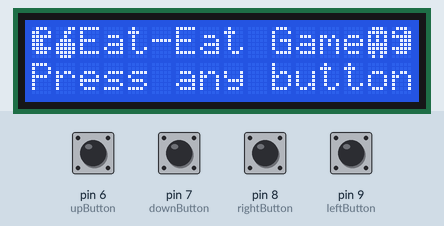
Recording of a program running on a simulated Arduino Uno, built with avr-gcc and run on an emulated ATmega328P. Shown: 16×2 character LCD. Inputs (shaded band) come from the test bench; at power-on: pin 6 (upButton), pin 7 (downButton), pin 8 (rightButton), pin 9 (leftButton) LOW. Random numbers use the default seed unless the program sets one.

Above: at 1.2 s.
1.3 s: pin 7 (downButton) pulled HIGH for 0.15 s
At 1.4 s:
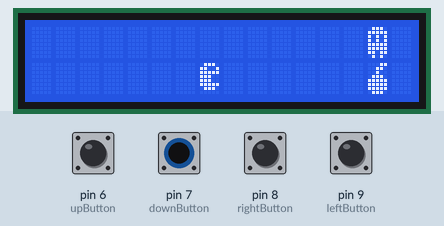
3.4 s: pin 6 (upButton) pulled HIGH for 0.15 s
At 3.6 s:
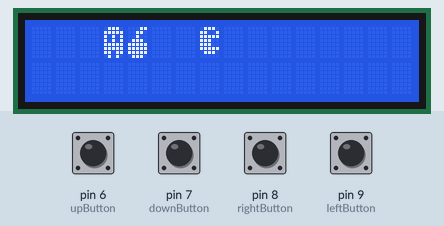
5.8 s: pin 8 (rightButton) pulled HIGH for 0.15 s
At 6.47 s:
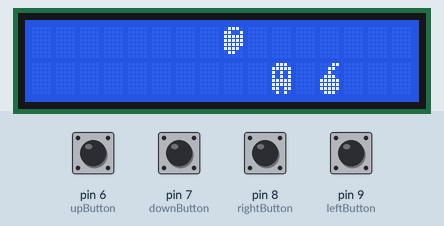
7.8 s: pin 9 (leftButton) pulled HIGH for 0.15 s
At 8.0 s:
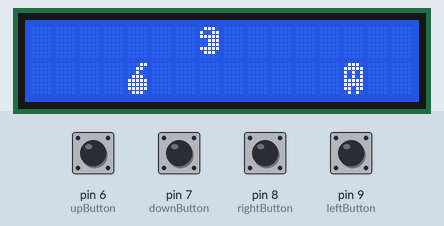
9.8 s: pin 7 (downButton) pulled HIGH for 1 s
At 10.0 s:
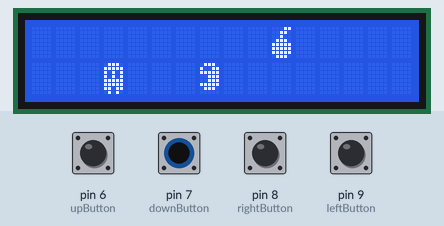
12.3 s: pin 9 (leftButton) pulled HIGH for 1 s
At 14.47 s:
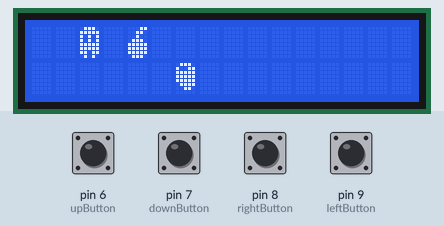

The program:

main.cpp
```cpp
#include <LiquidCrystal.h>
#include "sprites.h"
#include <stdint.h>

#define upButton 6
#define downButton 7
#define leftButton 9
#define rightButton 8

LiquidCrystal lcd(12, 11, 5, 4, 3, 2);

bool start;

int lastValues[4] = {0, 0, 0, 0};

int eatEatPosition[2] = {7, 0};
int eatEatSprite = 1;

int fruitPosition[2];
int ghostPosition[2];

int fruitDirection;
int ghostDirection;

unsigned long fruitLastMoveTime = 0;
unsigned long ghostLastMoveTime = 0;

const int moveInterval = 200;

int score = 0;

void buttonPressed(int BTN);
void drawChar(int col, int row, int character);
void eatEat(int BTN);
void verifyCollision();
void showScore();
void respawn(int *positions, int &direction);
int randomBinary();
int randomZeroOrFifteen();
void automaticMovimentation(int *positions, int &direction, int sprite, unsigned long &lastMoveTime);

void setup()
{
  pinMode(upButton, INPUT);
  pinMode(downButton, INPUT);
  pinMode(leftButton, INPUT);
  pinMode(rightButton, INPUT);

  start = false;

  lcd.begin(16, 2);
  lcd.createChar(1, eatEatRightOpenedMouth);
  lcd.createChar(2, eatEatRightClosedMouth);
  lcd.createChar(3, eatEatLeftOpenedMouth);
  lcd.createChar(4, eatEatLeftClosedMouth);
  lcd.createChar(5, fruit);
  lcd.createChar(6, ghost);

  lcd.clear();

  respawn(fruitPosition, fruitDirection);
  respawn(ghostPosition, ghostDirection);

  int seed = analogRead(0) + millis();
  randomSeed(seed);
}

void loop()
{
  buttonPressed(upButton);
  buttonPressed(downButton);
  buttonPressed(leftButton);
  buttonPressed(rightButton);

  if (start)
  {
    drawChar(eatEatPosition[0], eatEatPosition[1], eatEatSprite);
    drawChar(fruitPosition[0], fruitPosition[1], 5);
    drawChar(ghostPosition[0], ghostPosition[1], 6);

    automaticMovimentation(fruitPosition, fruitDirection, 5, fruitLastMoveTime);
    automaticMovimentation(ghostPosition, ghostDirection, 6, ghostLastMoveTime);
  }
  else
  {
    lcd.setCursor(0, 0);
    lcd.write(1);
    lcd.write(5);
    lcd.print("Eat-Eat Game");
    lcd.write(6);
    lcd.write(3);
    lcd.setCursor(0, 1);
    lcd.print("Press any button");
  }
}

void buttonPressed(int BTN)
{
  int input = digitalRead(BTN);

  if (input == 1 && lastValues[BTN - 6] == 0)
  {
    lcd.clear();
    start = true;
    eatEat(BTN);
  }

  lastValues[BTN - 6] = input;
}

void drawChar(int col, int row, int character)
{
  lcd.setCursor(col, row);
  lcd.write(character);
}

void eatEat(int BTN)
{
  int specificBTN = BTN - 6;

  lcd.setCursor(eatEatPosition[0], eatEatPosition[1]);
  lcd.print(' ');

  switch (specificBTN)
  {
  case 0:
    eatEatPosition[1] = specificBTN;
    break;

  case 1:
    eatEatPosition[1] = specificBTN;
    break;

  case 2:
    if (eatEatPosition[0] < 15)
    {
      eatEatPosition[0] = eatEatPosition[0] + 1;
      switch (eatEatSprite)
      {
      case 1:
        eatEatSprite = 2;
        break;
      case 2:
        eatEatSprite = 1;
        break;
      default:
        eatEatSprite = 1;
        break;
      }
    }

    break;

  case 3:
    if (eatEatPosition[0] > 0)
    {
      eatEatPosition[0] = eatEatPosition[0] - 1;
      switch (eatEatSprite)
      {
      case 3:
        eatEatSprite = 4;
        break;
      case 4:
        eatEatSprite = 3;
        break;
      default:
        eatEatSprite = 3;
        break;
      }
    }
    break;

  default:
    break;
  }

  verifyCollision();
}

void verifyCollision()
{
  if (eatEatPosition[0] == fruitPosition[0] && eatEatPosition[1] == fruitPosition[1])
  {
    respawn(fruitPosition, fruitDirection);
    score++;
  }
  if (eatEatPosition[0] == ghostPosition[0] && eatEatPosition[1] == ghostPosition[1])
  {
    showScore();
    start = false;
  }
}

void showScore()
{
  lcd.clear();
  lcd.setCursor(3, 0);
  lcd.print("GAME OVER");
  lcd.write(6);
  lcd.setCursor(3, 1);
  lcd.print("SCORE: ");
  lcd.print(score);
  delay(4000);
}

void respawn(int *positions, int &direction)
{
  positions[0] = randomZeroOrFifteen();
  positions[1] = randomBinary();

  if (positions[0] == 0)
    direction = 1;
  else
    direction = 0;
}

int randomBinary()
{
  return random(0, 2);
}

int randomZeroOrFifteen()
{
  return random(0, 2) * 15;
}

void automaticMovimentation(int *positions, int &direction, int sprite, unsigned long &lastMoveTime)
{
  unsigned long currentMillis = millis();

  if (currentMillis - lastMoveTime >= moveInterval)
  {
    lastMoveTime = currentMillis;

    lcd.setCursor(positions[0], positions[1]);
    lcd.print(" ");

    switch (direction)
    {
    case 0:
      if (positions[0] == 0)
        respawn(positions, direction);
      else
      {
        positions[0] = positions[0] - 1;
        verifyCollision();
      }
      break;

    case 1:
      if (positions[0] == 15)
        respawn(positions, direction);
      else
      {
        positions[0] = positions[0] + 1;
        verifyCollision();
      }
      break;

    default:
      break;
    }

    lcd.setCursor(positions[0], positions[1]);
    lcd.write(sprite);
  }
}
```

sprites.h
```cpp
#ifndef SPRITES_H
#define SPRITES_H

typedef unsigned char uint8_t;

extern uint8_t eatEatRightOpenedMouth[8];
extern uint8_t eatEatRightClosedMouth[8];
extern uint8_t eatEatLeftOpenedMouth[8];
extern uint8_t eatEatLeftClosedMouth[8];
extern uint8_t fruit[8];
extern uint8_t ghost[8];

#endif
```

sprites.cpp
```cpp
#include "sprites.h"

uint8_t eatEatRightOpenedMouth[8] = {
    14,
    25,
    31,
    28,
    28,
    31,
    14,
    0};

uint8_t eatEatRightClosedMouth[8] = {
    14,
    25,
    31,
    31,
    31,
    30,
    12,
    0};

uint8_t eatEatLeftOpenedMouth[8] = {
    14,
    19,
    31,
    7,
    7,
    31,
    14,
    0};

uint8_t eatEatLeftClosedMouth[8] = {
    14,
    19,
    31,
    31,
    31,
    15,
    6,
    0};

uint8_t fruit[8] = {
    3,
    6,
    4,
    14,
    31,
    31,
    31,
    14};

uint8_t ghost[8] = {
    14,
    31,
    21,
    21,
    31,
    31,
    27,
    10};
```

Measured:
- after the input at 1.3 s, the display: changes at once (image 1)
